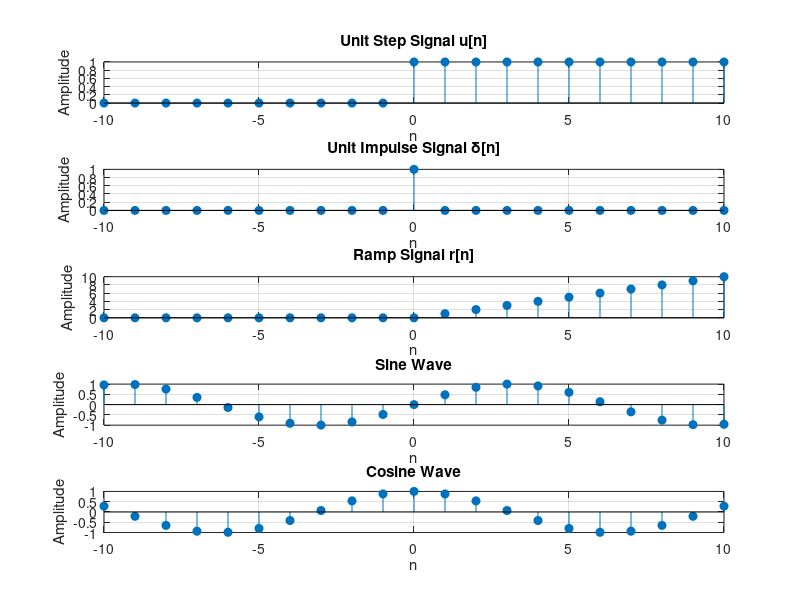

Source code (MATLAB):
clc;
clear;
close all;

% Define discrete-time range
n = -10:10;

%% 1. Unit Step Signal u[n]
unit_step = double(n >= 0);

%% 2. Unit Impulse Signal delta[n]
unit_impulse = double(n == 0);

%% 3. Ramp Signal
ramp_signal = n .* double(n >= 0);

%% 4. Sine Wave
sine_wave = sin(0.5 * n);

%% 5. Cosine Wave
cosine_wave = cos(0.5 * n);

%% Plot all signals in separate subplots

figure;

% Unit Step
subplot(5,1,1);
stem(n, unit_step, 'filled');
title('Unit Step Signal u[n]');
xlabel('n');
ylabel('Amplitude');
grid on;

% Unit Impulse
subplot(5,1,2);
stem(n, unit_impulse, 'filled');
title('Unit Impulse Signal \delta[n]');
xlabel('n');
ylabel('Amplitude');
grid on;

% Ramp Signal
subplot(5,1,3);
stem(n, ramp_signal, 'filled');
title('Ramp Signal r[n]');
xlabel('n');
ylabel('Amplitude');
grid on;

% Sine Wave
subplot(5,1,4);
stem(n, sine_wave, 'filled');
title('Sine Wave');
xlabel('n');
ylabel('Amplitude');
grid on;

% Cosine Wave
subplot(5,1,5);
stem(n, cosine_wave, 'filled');
title('Cosine Wave');
xlabel('n');
ylabel('Amplitude');
grid on;
